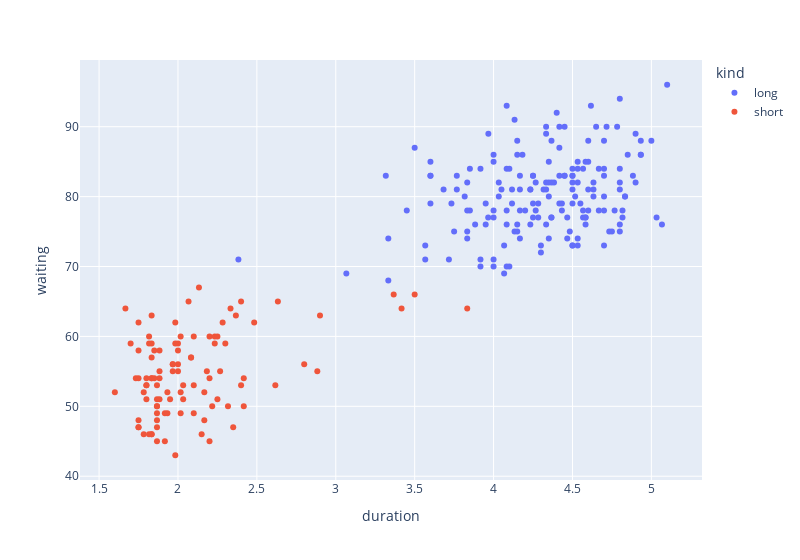

The code cell stored with this chart in its notebook:
### Markdown cell above
**plotting geyser features for analysis**

### Code cell
fig = px.scatter(df, x='duration', y='waiting', width=800, color='kind')
fig.show()

### Figure 1 — Plotly figure (JSON) as saved in the notebook; plotly's stock layout.template omitted (floating-point values rounded to 4 significant figures; data arrays with more than 128 entries replaced by an {"elided": "..."} marker saying what was removed)
{"data": [{"hovertemplate": "kind=long<br>duration=%{x}<br>waiting=%{y}<extra></extra>", "legendgroup": "long", "marker": {"color": "#636efa", "symbol": "circle"}, "mode": "markers", "name": "long", "orientation": "v", "showlegend": true, "type": "scatter", "x": {"elided": "172 float values"}, "xaxis": "x", "y": {"elided": "172 int values"}, "yaxis": "y"}, {"hovertemplate": "kind=short<br>duration=%{x}<br>waiting=%{y}<extra></extra>", "legendgroup": "short", "marker": {"color": "#EF553B", "symbol": "circle"}, "mode": "markers", "name": "short", "orientation": "v", "showlegend": true, "type": "scatter", "x": [1.8, 2.283, 2.883, 1.95, 1.833, 1.75, 2.167, 1.75, 1.6, 1.8, 1.75, 1.967, 3.367, 2.017, 1.867, 1.833, 1.883, 1.75, 3.833, 2.1, 2, 1.833, 1.733, 1.667, 2.233, 1.75, 1.817, 2.067, 1.967, 1.983, 2.017, 2.633, 2.167, 2.2, 1.867, 1.833, 1.867, 2.483, 2.1, 1.867, 1.783, 2.3, 1.7, 2.317, 1.817, 2.617, 1.967, 1.917, 2.267, 1.867, 2.8, 1.833, 1.883, 2.033, 2.233, 1.983, 2.017, 1.8, 2.4, 1.8, 2.2, 2, 3.5, 2.367, 1.933, 1.917, 2.083, 2.417, 1.883, 2.033, 1.833, 2.183, 1.833, 2.25, 2.1, 1.867, 1.783, 1.933, 1.867, 3.417, 2.4, 2, 1.867, 1.75, 2.417, 2.217, 1.883, 1.85, 2.333, 2.35, 2.9, 2.083, 2.133, 2.2, 2, 1.85, 1.983, 2.25, 2.15, 1.817], "xaxis": "x", "y": [54, 62, 55, 51, 54, 47, 52, 62, 52, 51, 47, 55, 66, 52, 48, 59, 58, 58, 64, 53, 59, 54, 54, 64, 59, 48, 60, 65, 56, 62, 60, 65, 48, 60, 50, 63, 51, 62, 49, 47, 52, 59, 59, 50, 59, 53, 56, 45, 55, 45, 56, 46, 51, 53, 60, 59, 49, 53, 65, 53, 45, 58, 66, 63, 52, 49, 57, 50, 55, 51, 46, 55, 57, 51, 60, 53, 46, 49, 49, 64, 53, 55, 50, 54, 54, 50, 54, 54, 64, 47, 63, 57, 67, 54, 56, 58, 43, 60, 46, 46], "yaxis": "y"}], "layout": {"legend": {"title": {"text": "kind"}, "tracegroupgap": 0}, "margin": {"t": 60}, "width": 800, "xaxis": {"anchor": "y", "domain": [0, 1], "title": {"text": "duration"}}, "yaxis": {"anchor": "x", "domain": [0, 1], "title": {"text": "waiting"}}}}
